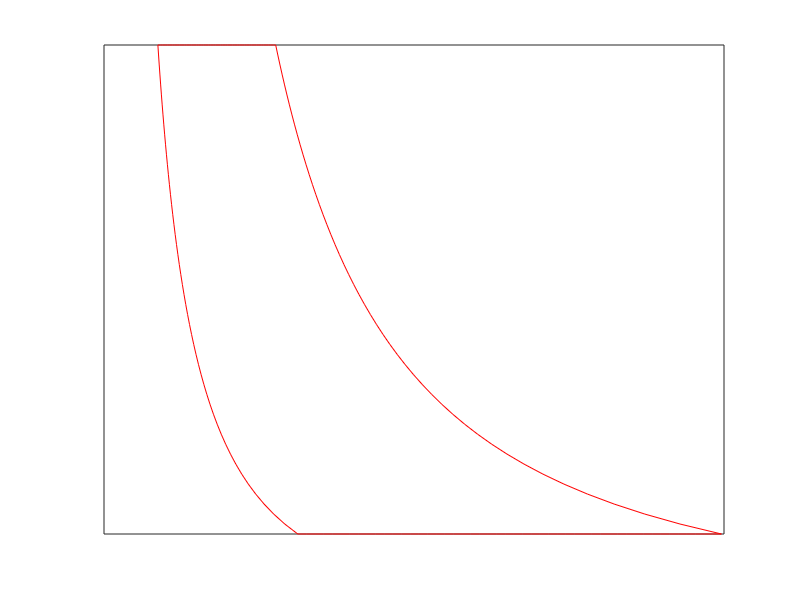

This chart was generated by the following MATLAB code: (Note: this script raises an error after producing the figure.)
clear; clc; close all
% author Punit Gupta
T_1 = 300; % Input Temperature in kelvin
P_1 = 100; % input Pressure in kPa
gamma = 1.4 ;% ratio of Specific heats
c_p   = 1.005; % Constant pressure Specific Heat in kJ/Kg K
c_v  = 0.717; % constant Volume specific heat in kJ/kg K
R = 0.287 ;  % Standard value at 25 deg C, in kJ/(kg K)
s_0 = 8.24449 ;  % kJ/(kg K)
T_0 = 200 ; % The reference temperature for entropy
P_0 =  100 ; % The reference pressure for entropy
r_p =  6 ; %  Pressure ratio
q_in = 1100 ;% Heat Input in kJ/kg
V_1  = 5000; % Input volume in cc
P_2  = P_1  * r_p ;
T_2 = T_1 * (r_p ^((gamma -1)/gamma));
V_2 = V_1 * (1/r_p)^(1/gamma);
T_3 = q_in/c_p + T_2;
P_3 = P_2 ;
V_3 = (T_3/T_2)* V_2;
T_4 = T_3 / (r_p ^((gamma -1)/gamma));
P_4 = P_1;
V_4 = (r_p^(1/gamma)) * V_3 ;
eta = 1  - 1/(r_p ^((gamma -1)/gamma));
c_1 = (P_2 * V_2^gamma);
c_3 = (P_3* V_3^gamma);
s_1 = (c_p * log( T_1/T_0)) - ( R * (log (P_1/P_0)));
s_2  = (c_p * log( T_2/T_0)) - ( R * (log (P_2/P_0)));
s_3  = (c_p * log( T_3/T_0)) - ( R * (log (P_3/P_0)));
s_4  =  (c_p * log( T_3/T_0)) - ( R * (log (P_3/P_0)));
% Plot of the P_v diagram
T = zeros(1,20);
P = zeros(1,50);
V = zeros(1,50);
P = linspace (P_1, P_2, 50);
V = ((c_1./P).^(1/gamma));
figure (1)
plot(V,P,"r", 'HandleVisibility', 'off')
hold on
T = zeros(1,50);
P = zeros(1,50);
V = zeros(1,50);
T = linspace(T_2, T_3, 50);
P = linspace (P_2, P_3, 50);
V = linspace (V_2, V_3, 50);
plot(V,P,"r", 'HandleVisibility', 'off')
hold on
T = zeros(1,50);
P = zeros(1,50);
V = zeros(1,50);
T = linspace(T_3, T_4, 50);
P = linspace (P_3, P_4, 50);
V = ((c_3./P).^(1/gamma));
plot(V,P,"r", 'HandleVisibility', 'off')
hold on
set(gca, 'XTick', [], 'YTick', [])
T = zeros(1,50);
P = zeros(1,50);
V = zeros(1,50);
T = linspace(T_4, T_1, 50);
P = linspace (P_4, P_1, 50);
V = linspace (V_4, V_1, 50);
plot(V,P,"r", 'DisplayName', 'Ideal Cycle')
hold on 
yline(-100, 'DisplayName', 'Actual Cycle')
ylim([90, 610])
xlabel('\emph {Specific Volume ($\frac{m^3}{kg}$)}', 'fontsize', 14, ...
    'Interpreter', 'latex')
ylabel('\emph {Pressure (kPa)}', 'fontsize', ...
    14, 'Interpreter', 'latex')
title('\emph {P-$\nu$ Diagram}', 'fontsize', 16,...
    'Interpreter', 'latex')
legend('location', 'northeast')
hold off
figure(2)
T = zeros(1,50);
T = linspace(T_1, T_2, 50);
s = s_1 * ones(1,50);
plot (s,T,"b", 'HandleVisibility', 'off')
hold on
set(gca, 'XTick', [], 'YTick', [])
xlim([.39 1.62])
T = linspace(T_2,T_3,50);
P = linspace (P_2, P_3, 50);
s = (c_p .* log( T./T_2))   - ( R .* ( log (P./P_2))) + s_1;
plot(s,T,"b", 'HandleVisibility', 'off')
hold on
T = linspace(T_3,T_4,50);
s = s_3 * ones(1,50);
plot(s,T,"b", 'HandleVisibility', 'off')
hold on
T = linspace(T_4,T_1,50);
P = linspace (P_4, P_1, 50);
s = s_3 + (c_p .* log( T./T_4))   - ( R .* ( log (P./P_4)))  ;
plot(s,T,"b", 'DisplayName', 'Ideal Cycle')
hold on
plot([.4077 .4514], [300 522.9], 'k', 'HandleVisibility', 'off')
plot([1.573 1.6], [1595 982], 'k', 'HandleVisibility', 'off')
plot([1.6 1.573], [982 956], 'k', 'DisplayName', 'Actual Cycle')
xlabel('\emph {Specific Entropy ($\frac{kJ}{kgK}$)}', 'fontsize', 14,...
    'Interpreter', 'latex')
ylabel('\emph {Temperature (K)}', 'fontsize', ...
    14, 'Interpreter', 'latex')
title('\emph {T-s Diagram}', 'fontsize', 16,...
    'Interpreter', 'latex')
legend('location', 'northwest')
hold off